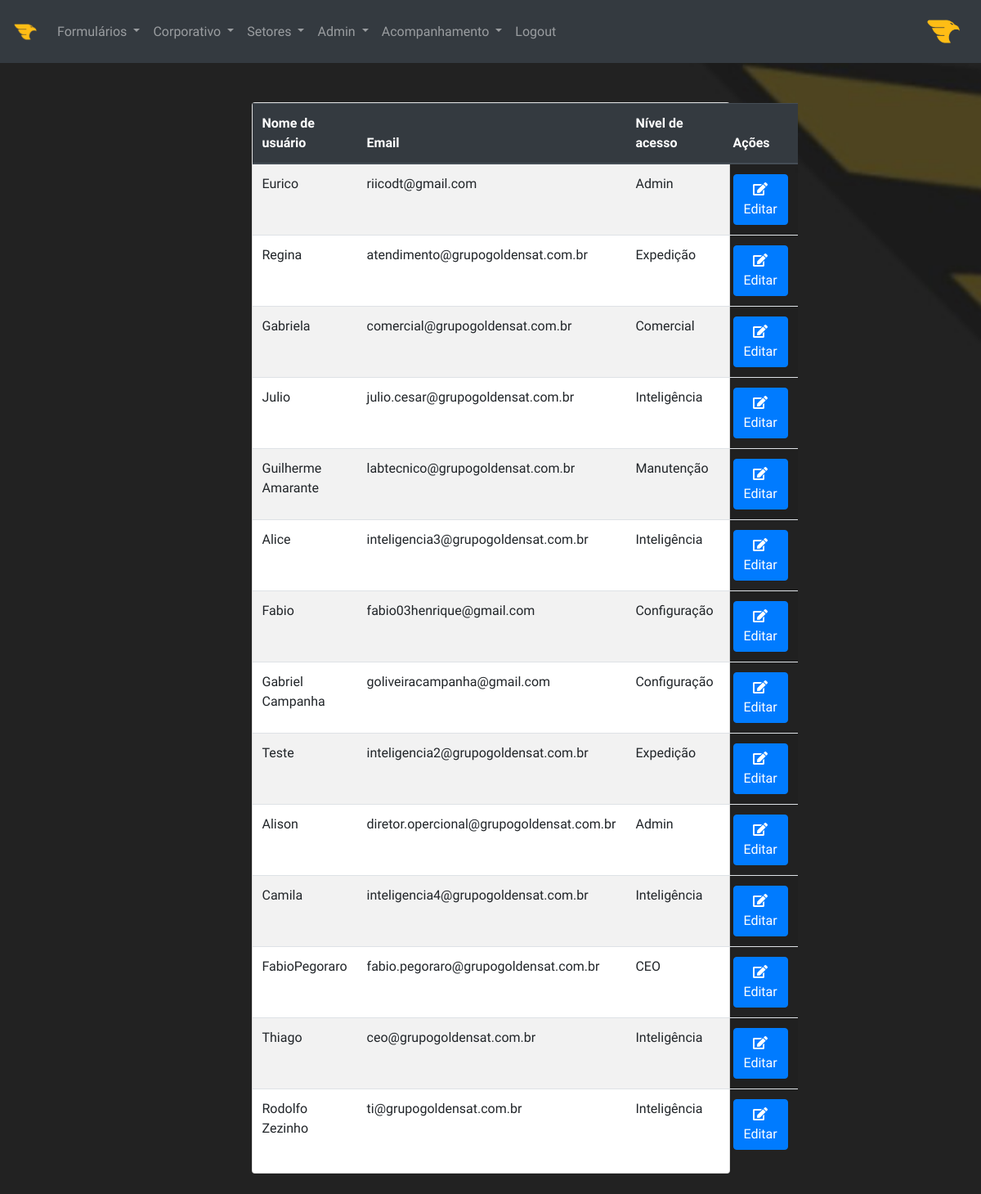
Screenshot of /admin/users (signed in) with the database file from the repository.
### models.py (models this page shows, shortened)
class User(UserMixin, db.Model):
    __tablename__ = 'users'  # Nome da tabela no banco de dados
    id = db.Column(db.Integer, primary_key=True)  # ID do usuário
    username = db.Column(db.String(100), unique=True, nullable=False)  # Nome de usuário
    email = db.Column(db.String(100), unique=True, nullable=False)  # E-mail do usuário
    password_hash = db.Column(db.String(128), nullable=False)  # Hash da senha do usuário
    profile_picture = db.Column(db.String(100), default='/img/logo-golden.png')  # Imagem de perfil do usuário
    additional_info = db.Column(db.Text)  # Informações adicionais sobre o usuário
    access_level = db.Column(db.String(20), default='User')  # Nível de acesso do usuário

### routes.py (the view)
@app.route('/admin/users', methods=['GET'])
@login_required  # Requer que o usuário esteja autenticado
@check_permissions(['Admin', 'Inteligência'])  # Verifica as permissões do usuário
def users():
    users = User.query.all()
    return render_template('users.html', users=users)

### app.py (called while the page is built)
@login_manager.user_loader
def load_user(user_id):
    return User.query.get(int(user_id))  # Retorna o usuário pelo ID

### routes.py (called while the page is built)
def check_permissions(access_level):
    def decorator(func):
        @wraps(func)
        def wrapper(*args, **kwargs):
            if current_user.is_authenticated and current_user.access_level in access_level:
                return func(*args, **kwargs)
            else:
                flash('Você não tem permissão para acessar esta página.', 'danger')
                return redirect(url_for('index'))
        return wrapper
    return decorator

### templates/users.html (shortened to what this page needs)
{% extends "base.html" %}
{% block content %}
<div class="row justify-content-center" id="card2">
    <div class="col-md-6">
        <div class="card">
            <table class="table table-striped table-hover">
                <thead class="thead-dark">
                    <tr>
                        <th scope="col">Nome de usuário</th>
                        <th scope="col">Email</th>
                        <th scope="col">Nível de acesso</th>
                        <th scope="col">Ações</th>
                    </tr>
                </thead>
                <tbody>
                    {% for user in users %}
                    <tr>
                        <td>{{ user.username }}</td>
                        <td>{{ user.email }}</td>
                        <td>{{ user.access_level }}</td>
                        <td>
                            <a href="{{ url_for('edit_user', id=user.id) }}" class="btn btn-primary">
                                <i class="fas fa-edit"></i> Editar
                            </a>
                        </td>
                    </tr>
                    {% endfor %}
                </tbody>
            </table>
        </div>
    </div>
</div>
{% endblock %}

### templates/base.html (shortened to what this page needs)
<!DOCTYPE html>
<html lang="en">
<head>
    <link rel="stylesheet" href="https://stackpath.bootstrapcdn.com/bootstrap/4.5.2/css/bootstrap.min.css">
    <link rel="stylesheet" href="https://cdnjs.cloudflare.com/ajax/libs/font-awesome/5.15.1/css/all.min.css">
    <link rel="stylesheet" href="https://cdnjs.cloudflare.com/ajax/libs/animate.css/4.1.1/animate.min.css"/>
    <link rel="stylesheet" href="{{ url_for('static', filename='css/style.css') }}">
</head>
<body>
    <nav class="navbar navbar-expand-lg navbar-dark bg-dark">
        <a class="navbar-brand" href="{{ url_for('index') }}">
            <img src="{{ url_for('static', filename='img/logo-int.png') }}" alt="InteGS" height="30">
        </a>
        <div class="collapse navbar-collapse" id="navbarNav">
            <ul class="navbar-nav mr-auto">
                {% if current_user.is_authenticated %}
                {% if current_user.access_level in ['Admin', 'Manutenção', 'Comercial', 'Inteligência', 'Expedição'] %}
                <li class="nav-item dropdown">
                    <a class="nav-link dropdown-toggle" href="#" id="formsDropdown" role="button" data-toggle="dropdown" aria-haspopup="true" aria-expanded="false">
                        Formulários
                    </a>
                </li>
                {% endif %}
                {% if current_user.access_level in ['Admin', 'Diretoria', 'CEO', 'Inteligência'] %}
                <li class="nav-item dropdown">
                    <a class="nav-link dropdown-toggle" href="#" id="corporateDropdown" role="button" data-toggle="dropdown" aria-haspopup="true" aria-expanded="false">
                        Corporativo
                    </a>
                </li>
                {% endif %}
                {% if current_user.access_level in ['Admin', 'Manutenção', 'Comercial', 'Inteligência', 'CEO', 'Diretoria', 'Expedição', 'Configuração'] %}
                <li class="nav-item dropdown">
                    <a class="nav-link dropdown-toggle" href="#" id="sectorsDropdown" role="button" data-toggle="dropdown" aria-haspopup="true" aria-expanded="false">
                        Setores
                    </a>
                </li>
                {% endif %}
                {% if current_user.access_level in ['Admin','Inteligência', 'CEO', 'Diretoria'] %}
                <li class="nav-item dropdown">
                    <a class="nav-link dropdown-toggle" href="#" id="sectorsDropdown" role="button" data-toggle="dropdown" aria-haspopup="true" aria-expanded="false">
                        Admin
                    </a>
                </li>
                {% endif %}
                {% if current_user.access_level in ['Acompanhamento', 'Admin', 'Inteligência', 'Supervisor', 'CEO', 'Diretoria'] %}
                <li class="nav-item dropdown">
                    <a class="nav-link dropdown-toggle" href="#" id="sectorsDropdown" role="button" data-toggle="dropdown" aria-haspopup="true" aria-expanded="false">
                        Acompanhamento
                    </a>
                </li>
                {% endif %}
                <li class="nav-item">
                    <a class="nav-link" href="{{ url_for('logout') }}">Logout</a>
                </li>
                {% endif %}
            </ul>
            <ul class="navbar-nav">
                <li class="nav-item">
                    {% if current_user.is_authenticated %}
                    <a class="nav-link" href="{{ url_for('profile') }}">
                        <img src="{{ url_for('static', filename='img/' + current_user.profile_picture) }}" class="rounded-circle profile-icon" style="width: 45px; height: 45px;" alt="Foto do perfil">
                    </a>
                    {% endif %}
                </li>
            </ul>
        </div>
    </nav>
    {% block content %}{% endblock %}
</body>
</html>

### static/css/style.css (style rules this page uses)
* { margin: 0; padding: 0; box-sizing: border-box; }
body { font-family: "Ubuntu Sans", sans-serif; background-image: url("/static/img/wallpaper.jpg"); background-repeat: no-repeat; background-size: cover; background-attachment: fixed; overflow-x: hidden; }

### templates/users.html (style rules this page uses)
#card2 { margin-bottom: 25px; }

### rows the page displays
User: profile_picture (picture), username "Rodolfo Zezinho", email "ti@grupogoldensat.com.br", access_level "Inteligência"
User: username "Eurico", email "riicodt@gmail.com", access_level "Admin"
User: username "Regina", email "atendimento@grupogoldensat.com.br", access_level "Expedição"
User: username "Gabriela", email "comercial@grupogoldensat.com.br", access_level "Comercial"
User: username "Julio", email "julio.cesar@grupogoldensat.com.br", access_level "Inteligência"
User: username "Guilherme Amarante", email "labtecnico@grupogoldensat.com.br", access_level "Manutenção"
User: username "Alice", email "inteligencia3@grupogoldensat.com.br", access_level "Inteligência"
User: username "Fabio", email "fabio03henrique@gmail.com", access_level "Configuração"
User: username "Gabriel Campanha", email "goliveiracampanha@gmail.com", access_level "Configuração"
User: username "Teste", email "inteligencia2@grupogoldensat.com.br", access_level "Expedição"
User: username "Alison", email "diretor.opercional@grupogoldensat.com.br", access_level "Admin"
User: username "Camila", email "inteligencia4@grupogoldensat.com.br", access_level "Inteligência"
User: username "FabioPegoraro", email "fabio.pegoraro@grupogoldensat.com.br", access_level "CEO"
User: username "Thiago", email "ceo@grupogoldensat.com.br", access_level "Inteligência"
